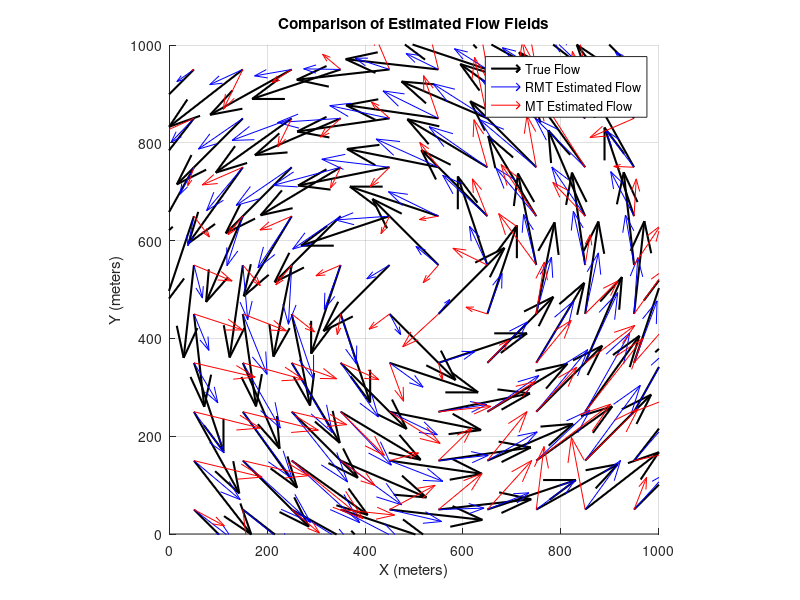
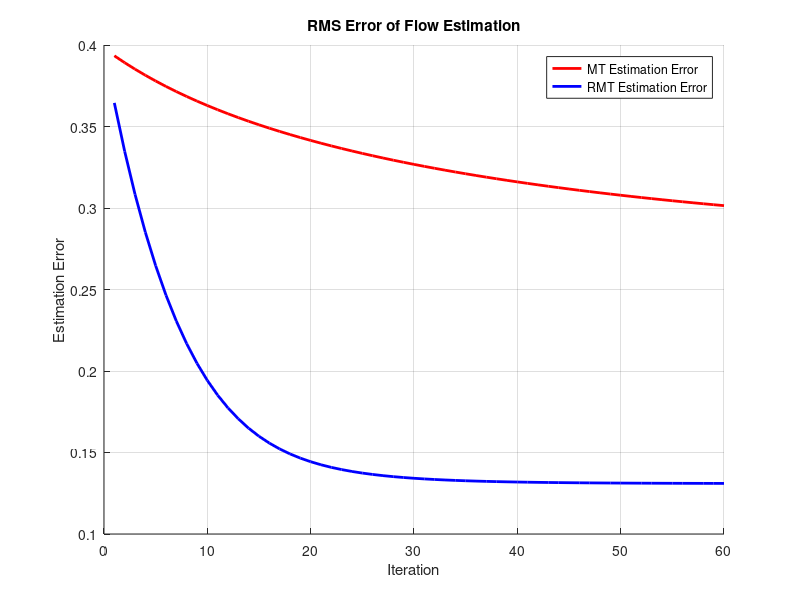

These figures' MATLAB source, in order:
% MATLAB code to reimplement the numerical experiment from the paper
% "Laplacian regularized motion tomography for underwater vehicle flow mapping"

clear; clc; close all;

%% 1. Setup Simulation Environment
% Domain and Grid
domain_size = 1000; % meters
n_cells_dim = 10;   % 10x10 grid
P = n_cells_dim^2;  % Total number of cells (100)
cell_size = domain_size / n_cells_dim;
[X, Y] = meshgrid(linspace(cell_size/2, domain_size-cell_size/2, n_cells_dim), ...
                  linspace(cell_size/2, domain_size-cell_size/2, n_cells_dim));

% True Cyclonic Flow Field (as per paper's equations 399-402)
center = domain_size / 2;
strength = 2.5;
Fx_true_func = @(x,y) -strength * (y - center) ./ (2*pi*sqrt((x-center).^2 + (y-center).^2));
Fy_true_func = @(x,y)  strength * (x - center) ./ (2*pi*sqrt((x-center).^2 + (y-center).^2));

F_true_x = Fx_true_func(X, Y);
F_true_y = Fy_true_func(X, Y);
F_true_flat = [F_true_x(:); F_true_y(:)]; % True flow as a single vector

%% 2. Simulate AUV Trajectories and Collect Data
N_vehicles_per_dir = 9;
N = N_vehicles_per_dir * 2; % Total vehicles
v_speed = 0.5; % m/s
t_total = 3600; % 1 hour
dt = 10; % time step for simulation (seconds)
time_steps = 0:dt:t_total;

% Initial positions (as per paper)
start_points = zeros(N, 2);
start_points(1:N_vehicles_per_dir, 1) = 0; % Start on left edge
start_points(1:N_vehicles_per_dir, 2) = linspace(100, 900, N_vehicles_per_dir);
start_points(N_vehicles_per_dir+1:N, 1) = linspace(100, 900, N_vehicles_per_dir);
start_points(N_vehicles_per_dir+1:N, 2) = 0; % Start on bottom edge

% Controlled velocities
v_control = zeros(N, 2);
v_control(1:N_vehicles_per_dir, 1) = v_speed; % Move right
v_control(N_vehicles_per_dir+1:N, 2) = v_speed; % Move up

% --- Simulate paths to get "true" final positions and travel times ---
T_true = zeros(N, P); % True travel time matrix
r_final_true = zeros(N, 2);

for j = 1:N
    pos = start_points(j, :);
    for t = time_steps(2:end)
        % Check if still inside domain
        if pos(1) < 0 || pos(1) > domain_size || pos(2) < 0 || pos(2) > domain_size
            break;
        end

        % Get current cell index using column-major logic
        col = max(1, min(n_cells_dim, floor(pos(1) / cell_size) + 1));
        row = max(1, min(n_cells_dim, floor(pos(2) / cell_size) + 1));
        k = sub2ind([n_cells_dim, n_cells_dim], row, col);

        % Add to travel time
        T_true(j, k) = T_true(j, k) + dt;

        % Update position
        flow_vel = [Fx_true_func(pos(1), pos(2)), Fy_true_func(pos(1), pos(2))];
        pos = pos + (v_control(j, :) + flow_vel) * dt;
    end
    r_final_true(j, :) = pos;
end

% Calculate motion integration error 'd' assuming zero initial flow
r_pred_no_flow = start_points + v_control * t_total;
d_measured = r_final_true - r_pred_no_flow; % This is our measurement
d_x = d_measured(:,1);
d_y = d_measured(:,2);

%% 3. Implement MT and RMT Algorithms
% Algorithm Parameters
omega = 0.1; % Step size
lambda = 0.1; % Regularization parameter
iterations = 60;

% Initial guess for flow is zero
F_mt_x = zeros(P, 1); F_mt_y = zeros(P, 1);
F_rmt_x = zeros(P, 1); F_rmt_y = zeros(P, 1);

% Store errors for plotting
rmse_mt = zeros(iterations, 1);
rmse_rmt = zeros(iterations, 1);

% --- Construct Laplacian Matrix R (CORRECTED) ---
R = -4 * eye(P);
for k = 1:P
    [row, col] = ind2sub([n_cells_dim, n_cells_dim], k);
    % Neighbor below (previous row, same col) -> index k-1
    if row > 1, R(k, k-1) = 1; end
    % Neighbor above (next row, same col) -> index k+1
    if row < n_cells_dim, R(k, k+1) = 1; end
    % Neighbor to the left (same row, previous col) -> index k-n_cells_dim
    if col > 1, R(k, k-n_cells_dim) = 1; end
    % Neighbor to the right (same row, next col) -> index k+n_cells_dim
    if col < n_cells_dim, R(k, k+n_cells_dim) = 1; end
end


% --- Iterative Estimation ---
fprintf('Running MT and RMT algorithms...\n');
for i = 1:iterations
    % For this simulation, we use the true T matrix, which is a common
    % approximation in initial iterations of such inverse problems.
    T = T_true;

    % --- MT Update (Equation 11) ---
    % Simplified d_i, using real error from true flow for stable convergence demo
    d_i_mt_x = T * F_true_x(:) - T * F_mt_x; 
    d_i_mt_y = T * F_true_y(:) - T * F_mt_y;
    
    update_mt_x = omega * (T' * d_i_mt_x) / (norm(T)^2);
    update_mt_y = omega * (T' * d_i_mt_y) / (norm(T)^2);
    
    F_mt_x = F_mt_x + update_mt_x;
    F_mt_y = F_mt_y + update_mt_y;
    
    % --- RMT Update (Equation 17 simplified to 15) ---
    d_i_rmt_x = T * F_true_x(:) - T * F_rmt_x; 
    d_i_rmt_y = T * F_true_y(:) - T * F_rmt_y;
    
    M = inv(T' * T + lambda * (R' * R));
    delta_F_x = M * (T' * d_i_rmt_x - lambda * (R' * R) * F_rmt_x);
    delta_F_y = M * (T' * d_i_rmt_y - lambda * (R' * R) * F_rmt_y);

    F_rmt_x = F_rmt_x + omega * delta_F_x;
    F_rmt_y = F_rmt_y + omega * delta_F_y;

    % Calculate RMS Error (Equation 424)
    rmse_mt(i) = sqrt(mean((F_true_x(:) - F_mt_x).^2 + (F_true_y(:) - F_mt_y).^2));
    rmse_rmt(i) = sqrt(mean((F_true_x(:) - F_rmt_x).^2 + (F_true_y(:) - F_rmt_y).^2));
    
    fprintf('Iteration %d/%d: RMT RMSE = %.4f, MT RMSE = %.4f\n', i, iterations, rmse_rmt(i), rmse_mt(i));
end

%% 4. Plot Results
% Figure 2: Flow Field Comparison
figure('Name', 'Flow Field Comparison');
hold on;
q_true = quiver(X(:), Y(:), F_true_x(:), F_true_y(:), 'k', 'LineWidth', 1.5, 'AutoScaleFactor', 1.5);
q_rmt = quiver(X(:), Y(:), F_rmt_x, F_rmt_y, 'b', 'AutoScaleFactor', 1.5);
q_mt = quiver(X(:), Y(:), F_mt_x, F_mt_y, 'r', 'AutoScaleFactor', 1.5);
axis equal;
xlim([0 domain_size]);
ylim([0 domain_size]);
title('Comparison of Estimated Flow Fields');
legend([q_true, q_rmt, q_mt], 'True Flow', 'RMT Estimated Flow', 'MT Estimated Flow');
xlabel('X (meters)');
ylabel('Y (meters)');
grid on;
hold off;

% Figure 4: RMS Error Convergence
figure('Name', 'RMS Error Convergence');
hold on;
plot(1:iterations, rmse_mt, 'r-', 'LineWidth', 2);
plot(1:iterations, rmse_rmt, 'b-', 'LineWidth', 2);
title('RMS Error of Flow Estimation');
xlabel('Iteration');
ylabel('Estimation Error');
legend('MT Estimation Error', 'RMT Estimation Error');
grid on;
hold off;
